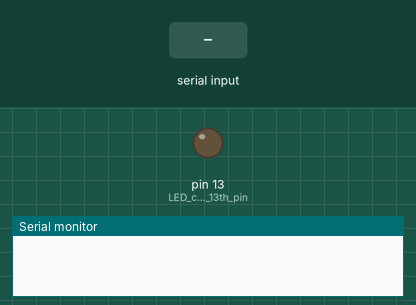
Simulated run of this sketch. Board: Arduino Uno, built with avr-gcc and run on an emulated ATmega328P. On the bench: output pins drawn as LEDs (lit = HIGH), the last lines printed to the serial monitor. The inputs (shaded band) are chosen by the test bench.

Above: at 1.2 s.
1.3 s: "on" received over the second serial link
At 2.9 s:
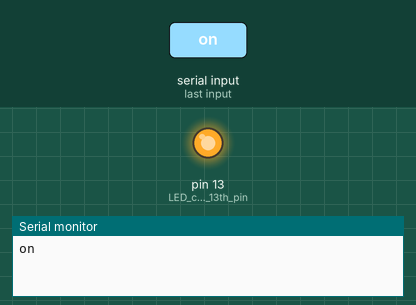
3.8 s: "off" received over the second serial link
At 6.0 s:
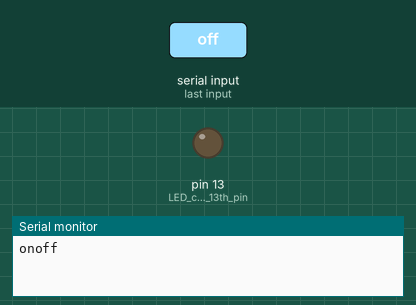
Timing chart, 0 to 7.5 s (numbered marks = the images above; inputs shaded):
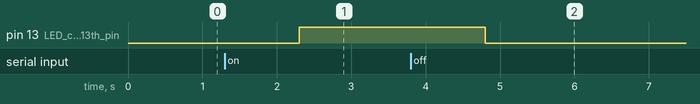

The sketch:

HelloArduino.ino
```cpp
#include <SoftwareSerial.h>

SoftwareSerial BT(10, 11); // RX, TX

void setup() {
  // Open serial communications and wait for port to open:
  Serial.begin(9600);
  while (!Serial) {
    ; // wait for serial port to connect. Needed for Native USB only
  }
  BT.begin(9600);
  pinMode(13, OUTPUT); // LED connected to 13th pin
}

void loop() {
  if (BT.available()) {
      String value = BT.readString(); //read the input
      Serial.print(value);
      //if (value=="on\r\n"){
      if (value=="on"){
        digitalWrite(13, HIGH);
      }
      //else if (value=="off\r\n"){
      else if (value=="off"){
        digitalWrite(13,LOW);
      }
  }
 }
```

Measured:
- after the input at 1.3 s, pin 13 (LED_connected_to_13th_pin): LOW → HIGH after 1.0 s
- after the input at 3.8 s, pin 13 (LED_connected_to_13th_pin): HIGH → LOW after 1.0 s
